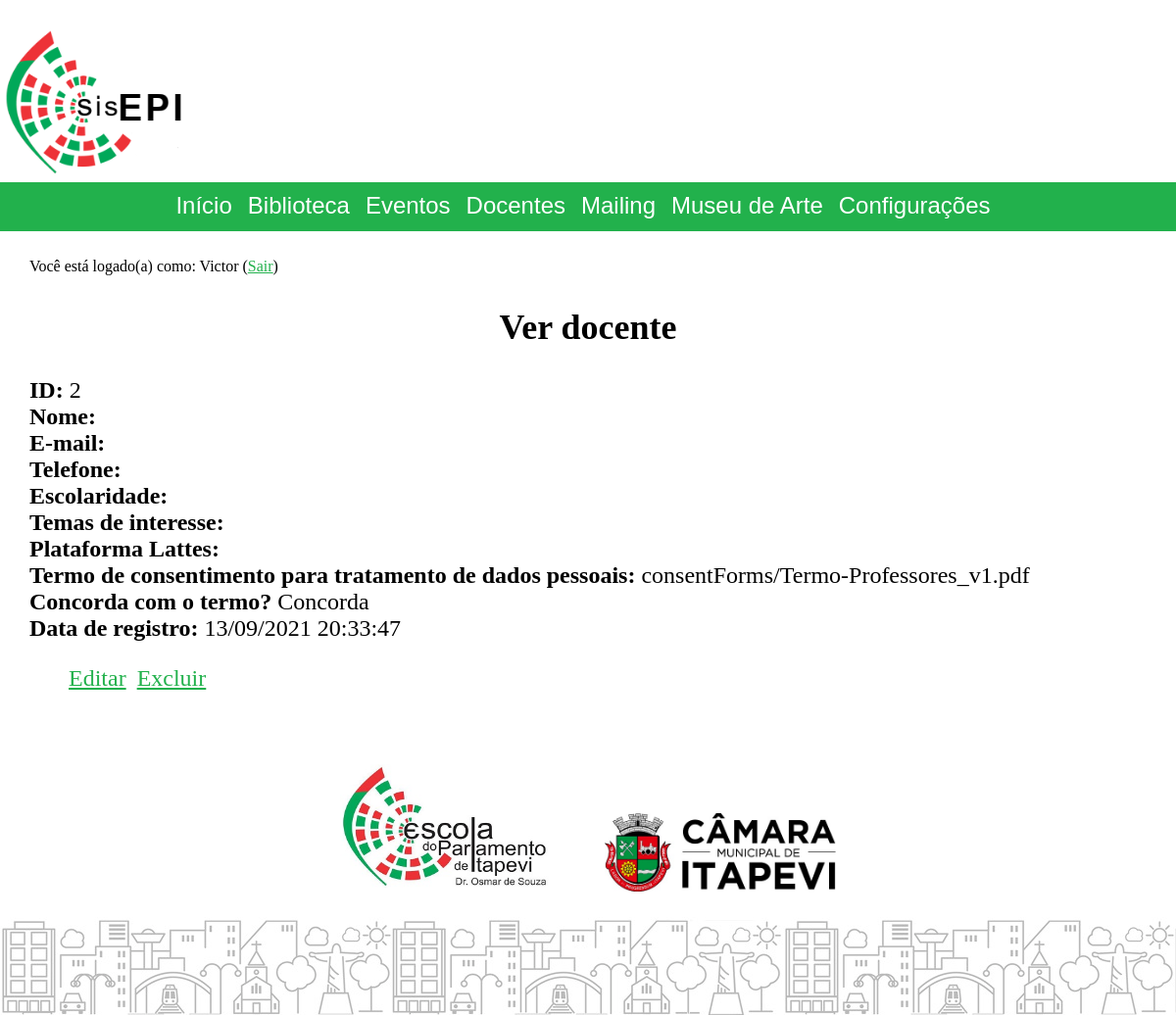
Page /index.php?cont=professors&action=view&id=2 (signed in) on the earlier database version.
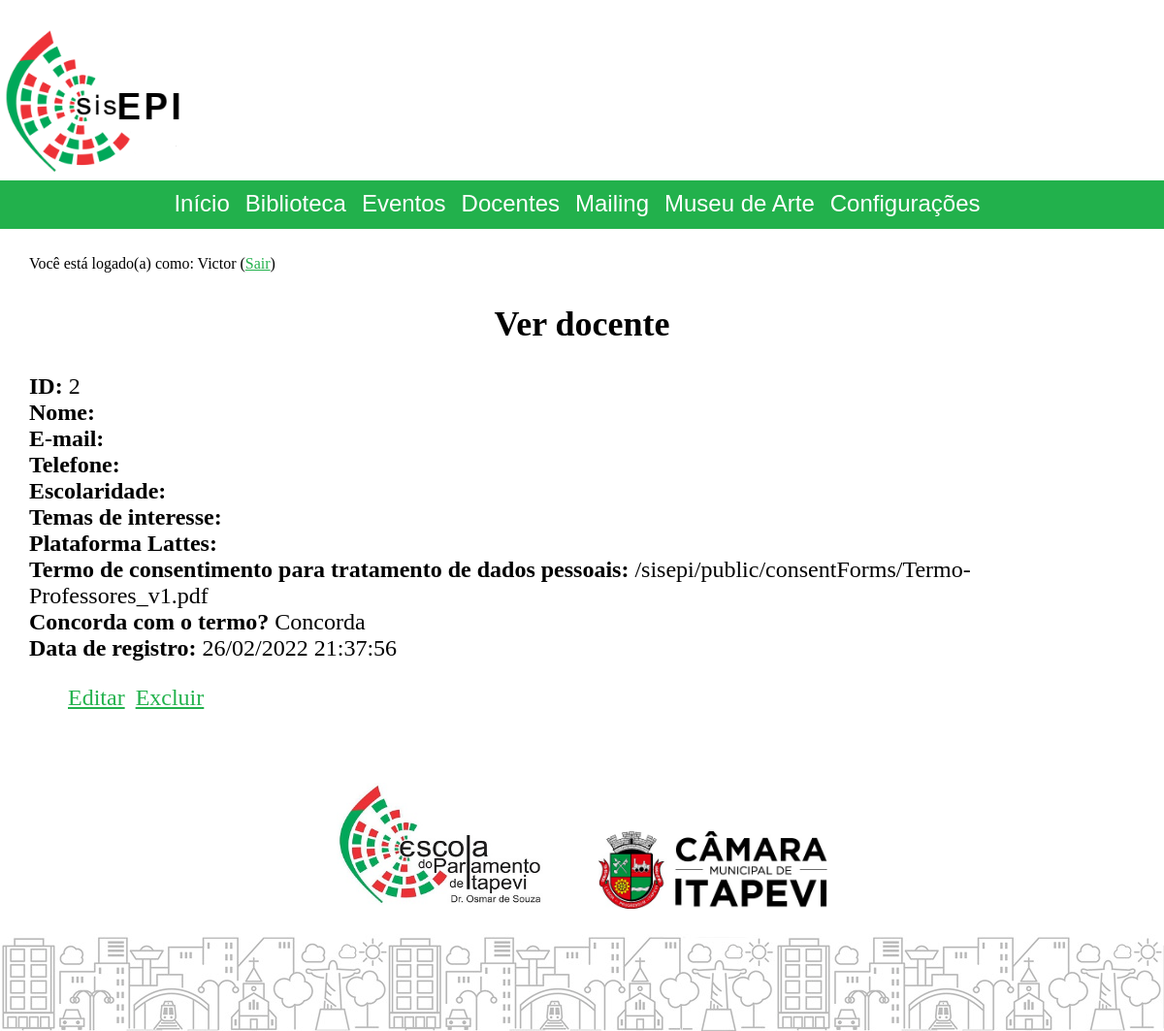
Same page on the later database version.
### tables this page shows
CREATE TABLE `professors` (
  `id` int UNSIGNED NOT NULL,
  `name` varbinary(140) NOT NULL,
  `email` varbinary(140) NOT NULL,
  `telephone` varbinary(140) NOT NULL,
  `schoolingLevel` varbinary(140) NOT NULL,
  `topicsOfInterest` varbinary(320) DEFAULT NULL,
  `lattesLink` varbinary(140) DEFAULT NULL,
  `agreesWithConsentForm` tinyint(1) NOT NULL COMMENT 'Concordância com o termo de consentimento para tratamento de dados pessoais.',
  `consentForm` varchar(120) NOT NULL COMMENT 'Link para o termo de consentimento com o qual concordou.',
  `registrationDate` datetime DEFAULT NULL
);

### model/database/database.php (called while the page is built, shortened)
<?php
function getDatabaseConfig()
{
	$configs = parse_ini_file($_SERVER['DOCUMENT_ROOT'] . "/sisepi_config.ini");
	return $configs;
}
function getCryptoKey()
{
	return !empty(getenv("CRYPTO_KEY")) ? getenv("CRYPTO_KEY") : getDatabaseConfig()['crypto'];
}

### model/database/professors.database.php (called while the page is built, shortened)
<?php
require_once("database.php");
function getSingleProfessor($id, $optConnection = null)
{
	$__cryptoKey = getCryptoKey();
	$conn = $optConnection ? $optConnection : createConnectionAsEditor();
	$dataRow = null;
	if($stmt = $conn->prepare("select id, aes_decrypt(name, '$__cryptoKey') as name, aes_decrypt(email, '$__cryptoKey') as email, aes_decrypt(telephone, '$__cryptoKey') as telephone, aes_decrypt(schoolingLevel, '$__cryptoKey') as schoolingLevel, aes_decrypt(topicsOfInterest, '$__cryptoKey') as topicsOfInterest, aes_decrypt(lattesLink, '$__cryptoKey') as lattesLink, agreesWithConsentForm, consentForm, registrationDate from professors where id = ?"))
	{
		$stmt->bind_param("i", $id);
		$stmt->execute();
		$result = $stmt->get_result();
		if ($result->num_rows > 0)
			$dataRow = $result->fetch_assoc();
	}
	return $dataRow;
}

### controller/professors.controller.php (called while the page is built, shortened)
<?php
require_once("model/database/professors.database.php");
final class professors extends BaseController
{
	public function view()
	{
		$profId = isset($_GET['id']) && is_numeric($_GET['id']) ? $_GET['id'] : 0;
		try
		{
			$profObject = new GenericObjectFromDataRow(getSingleProfessor($profId));
		}
		catch (Exception $e)
		{
			$profObject = null;
			$this->pageMessages[] = $e->getMessage();
		}
	}
}

### includes/URL/URLGenerator.php (called while the page is built, shortened)
<?php
abstract class URLGenerator
{
	private static function appendQueryString($queryString = null, $directFileAccess = false)
	{
		$qsFinal = "";
		if (!empty($qsFinal))
			return self::useFriendlyURL || $directFileAccess ? "?$qsFinal" : "&$qsFinal";
		else
			return "";
	}
	public static function generateSystemURL($controller, $action = "home", $id = null, $queryString = null)
	{
		$url = self::useFriendlyURL ? self::URLBase . "/$controller/$action" : self::URLBase . "/index.php?cont=$controller&action=$action";
		if (!empty($id))
			$url .= self::useFriendlyURL ? "/$id" : "&id=$id";
		$url .= self::appendQueryString($queryString);
		return $url;
	}
}

### view/professors.view.view.php (the view)
<?php if($profObject !== null)
{
?>
<div class="viewDataFrame">
	<label>ID: </label><?php echo $profObject->id; ?> <br/>
	<label>Nome: </label><?php echo hsc($profObject->name); ?> <br/>
	<label>E-mail: </label><?php echo hsc($profObject->email); ?> <br/>
	<label>Telefone: </label><?php echo hsc($profObject->telephone); ?> <br/>
	<label>Escolaridade: </label><?php echo hsc($profObject->schoolingLevel); ?> <br/>
	<label>Temas de interesse: </label><?php echo hsc($profObject->topicsOfInterest); ?> <br/>
	<label>Plataforma Lattes: </label><?php echo hsc($profObject->lattesLink); ?> <br/>
	<label>Termo de consentimento para tratamento de dados pessoais: </label><?php echo hsc($profObject->consentForm); ?> <br/>
	<label>Concorda com o termo? </label><?php echo ($profObject->agreesWithConsentForm) ? "Concorda" : "Não concorda"; ?><br/>
	<label>Data de registro: </label><?php echo date_format(date_create($profObject->registrationDate), "d/m/Y H:i:s"); ?>
	<div class="editDeleteButtonsFrame">
		<ul>
			<li><a id="linkEdit" href="<?php echo URL\URLGenerator::generateSystemURL('professors', 'edit', $profObject->id); ?>">Editar</a></li>
			<li><a id="linkDelete" href="<?php echo URL\URLGenerator::generateSystemURL('professors', 'delete', $profObject->id); ?>">Excluir</a></li>
		</ul>
	</div>
</div>
<?php }
else
{
	echo "Registro não localizado";
}
?>

Differences in the rows shown:
changed professors id 2: consentForm "consentForms/Termo-Professores_v1.pdf" → "/sisepi/public/consentForms/Termo-Professores_v1.pdf"; registrationDate "13/09/2021 20:33:47" → "26/02/2022 21:37:56"
